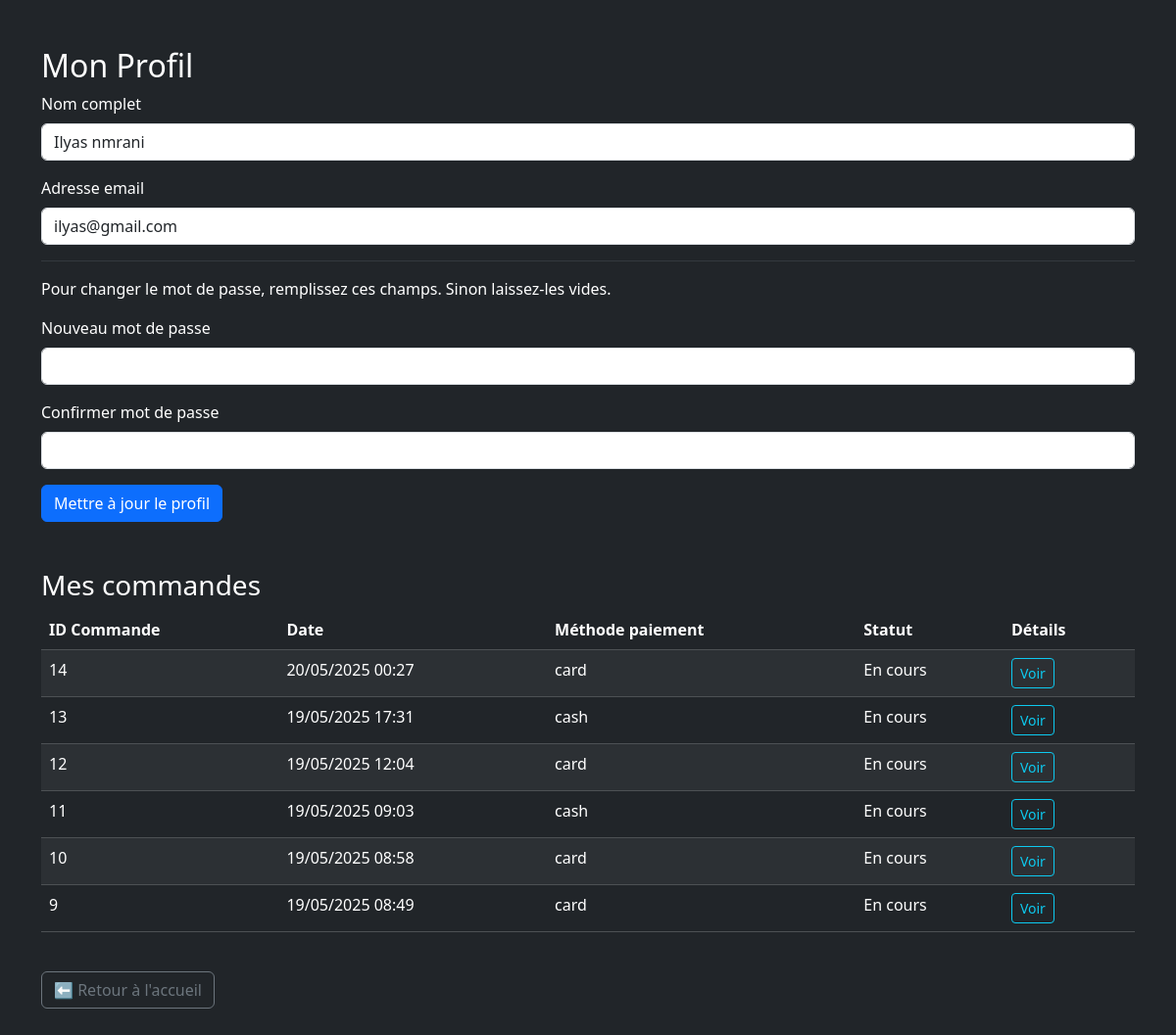
The app's page /profil.php (signed in) with its own data.
### tables this page shows
CREATE TABLE `user` (
  `id` int(11) NOT NULL,
  `email` varchar(255) NOT NULL,
  `password` varchar(255) NOT NULL,
  `role` enum('admin','client') NOT NULL,
  `fullName` varchar(255) NOT NULL
);

CREATE TABLE `orders` (
  `id` int(11) NOT NULL,
  `user_id` int(11) NOT NULL,
  `payment_method` varchar(20) DEFAULT NULL,
  `created_at` datetime DEFAULT NULL
);

### profil.php (the view, shortened to what this page needs)
<?php
require_once 'Model/database.php';
$userId = $_SESSION['user']['id'];
$pdo = $pdo ?? null;
$stmt = $pdo->prepare("SELECT id, fullName, email FROM user WHERE id = ?");
$stmt->execute([$userId]);
$user = $stmt->fetch(PDO::FETCH_ASSOC);
$ordersStmt = $pdo->prepare("SELECT * FROM orders WHERE user_id = ? ORDER BY created_at DESC");
$ordersStmt->execute([$userId]);
$orders = $ordersStmt->fetchAll(PDO::FETCH_ASSOC);
?>
<!DOCTYPE html>
<html lang="fr">
<head>
    <link href="https://cdn.jsdelivr.net/npm/bootstrap@5.3.2/dist/css/bootstrap.min.css" rel="stylesheet" />
</head>
<body class="bg-dark text-white">
    <div class="container py-5">
        <h2>Mon Profil</h2>
        <form method="POST" class="mb-5">
            <div class="mb-3">
                <label for="name" class="form-label">Nom complet</label>
                <input type="text" name="name" id="name" value="<?= htmlspecialchars($user['fullName']) ?>" class="form-control" required />
            </div>
            <div class="mb-3">
                <label for="email" class="form-label">Adresse email</label>
                <input type="email" name="email" id="email" value="<?= htmlspecialchars($user['email']) ?>" class="form-control" required />
            </div>
            <hr class="border-secondary" />
            <p>Pour changer le mot de passe, remplissez ces champs. Sinon laissez-les vides.</p>
            <div class="mb-3">
                <label for="password" class="form-label">Nouveau mot de passe</label>
                <input type="password" name="password" id="password" class="form-control" minlength="6" />
            </div>
            <div class="mb-3">
                <label for="password_confirm" class="form-label">Confirmer mot de passe</label>
                <input type="password" name="password_confirm" id="password_confirm" class="form-control" minlength="6" />
            </div>
            <button type="submit" class="btn btn-primary">Mettre à jour le profil</button>
        </form>
        <h3>Mes commandes</h3>
        <?php if (!$orders): ?>
            <p>Aucune commande trouvée.</p>
        <?php else: ?>
            <table class="table table-dark table-striped">
                <thead>
                    <tr>
                        <th>ID Commande</th>
                        <th>Date</th>
                        <th>Méthode paiement</th>
                        <th>Statut</th>
                        <th>Détails</th>
                    </tr>
                </thead>
                <tbody>
                    <?php foreach ($orders as $order): ?>
                        <tr>
                            <td><?= $order['id'] ?></td>
                            <td><?= date('d/m/Y H:i', strtotime($order['created_at'])) ?></td>
                            <td><?= htmlspecialchars($order['payment_method']) ?></td>
                            <td><?= htmlspecialchars($order['status'] ?? 'En cours') ?></td>
                            <td><a href="order_detail.php?id=<?= $order['id'] ?>" class="btn btn-sm btn-outline-info">Voir</a></td>
                        </tr>
                    <?php endforeach; ?>
                </tbody>
            </table>
        <?php endif; ?>
        <a href="index.php" class="btn btn-outline-secondary mt-4">⬅ Retour à l'accueil</a>
    </div>
</body>
</html>

### records on screen
user: name "Ilyas nmrani", email "ilyas@gmail.com"
orders: id "14", created_at "20/05/2025 00:27", payment_method "card", status "En cours"
orders: id "13", created_at "19/05/2025 17:31", payment_method "cash", status "En cours"
orders: id "12", created_at "19/05/2025 12:04", payment_method "card", status "En cours"
orders: id "11", created_at "19/05/2025 09:03", payment_method "cash", status "En cours"
orders: id "10", created_at "19/05/2025 08:58", payment_method "card", status "En cours"
orders: id "9", created_at "19/05/2025 08:49", payment_method "card", status "En cours"
